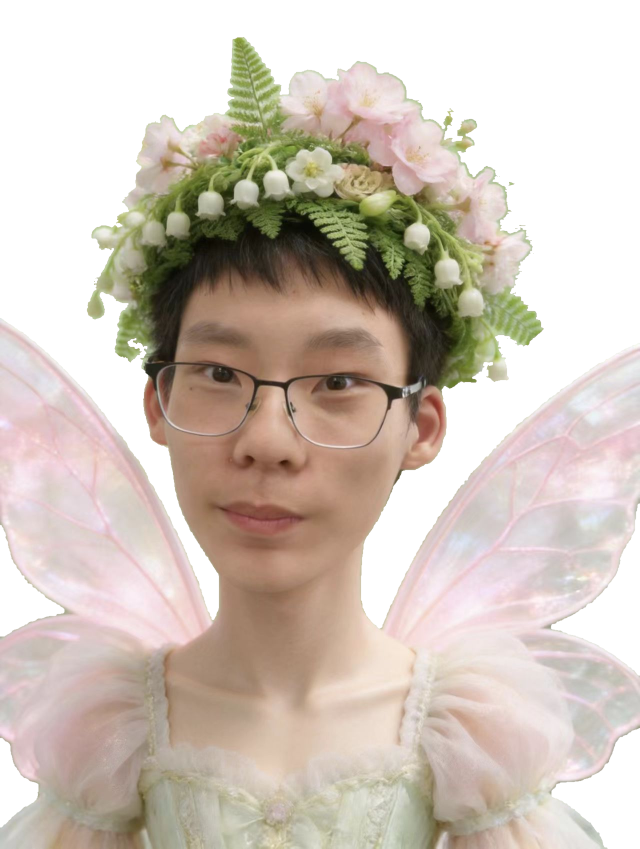
#> input picture Jayden_去背景.png, 1280 x 1697 px, found by its file name (shown at 1/2 size)
$ python v18.py
#> lines starting #> are read from the running program, lines starting #| are printed output that depends on the picture
import numpy as np
from PIL import Image, ImageFilter

OUT = r'E:\Deepseek Harness\插件创造'
a = np.asarray(Image.open(OUT + r'\Jayden_去背景.png').convert('RGBA')).astype(np.float32) / 255.0
rgb = a[..., :3]
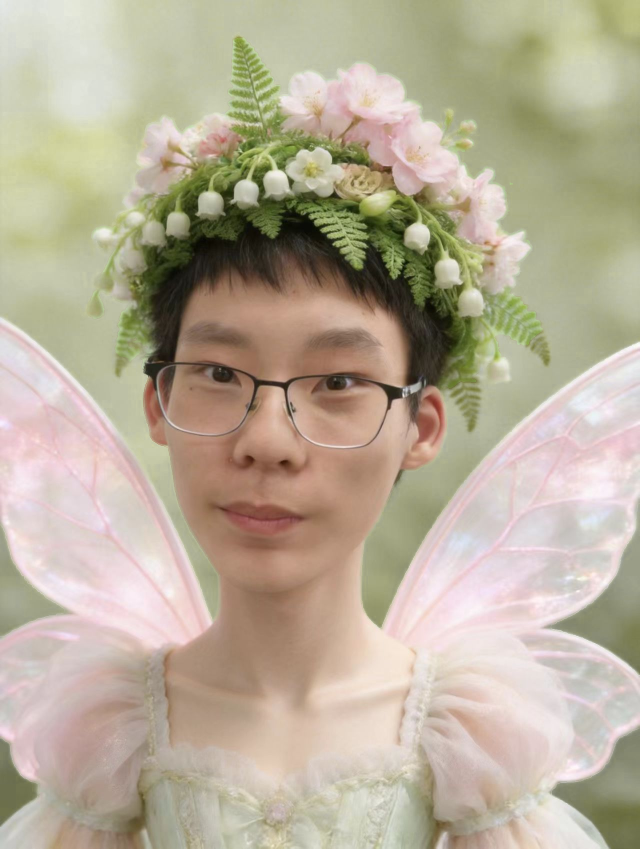
#> rgb: shape (1697, 1280, 3) float32 (shown at 1/2 size); mean R, G, B 0.722, 0.679, 0.598
al = a[..., 3]
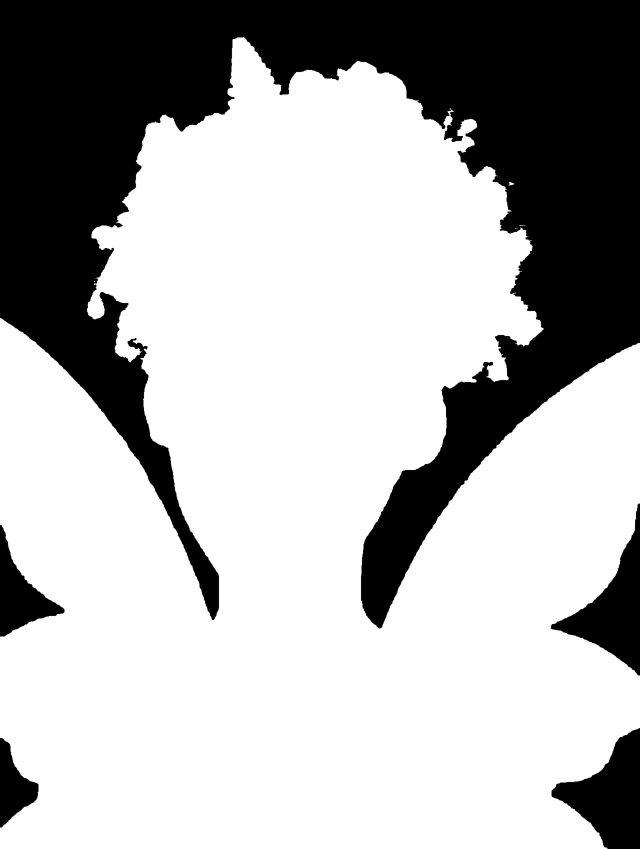
#> al: shape (1697, 1280) float32 (shown at 1/2 size); min 0, max 1, mean 0.692
h, w, _ = a.shape
#> h = 1697; w = 1280
#> (the run stopped early here; a loop or call above may not have finished)

$ run again, with Jayden_抠图_扩图版.png copied over Jayden_去背景.png
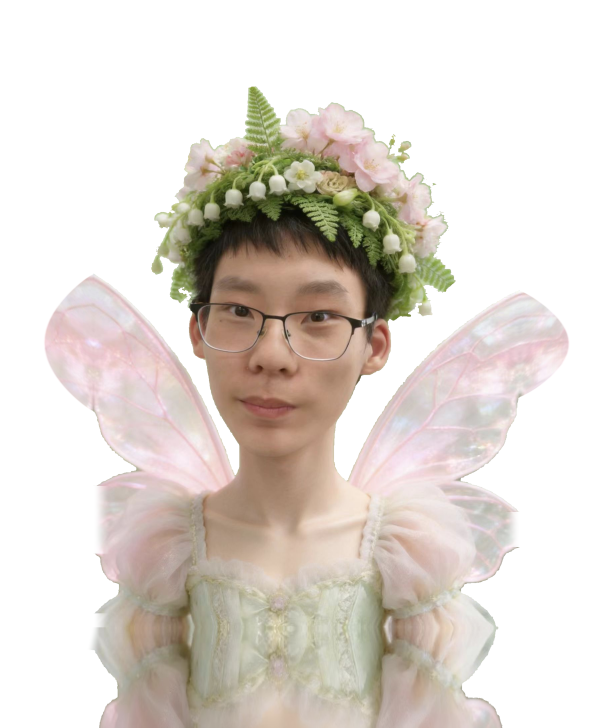
#> input picture Jayden_抠图_扩图版.png, 1840 x 2182 px, found by its file name (shown at 1/3 size)
#> `rgb = a[..., :3]`:
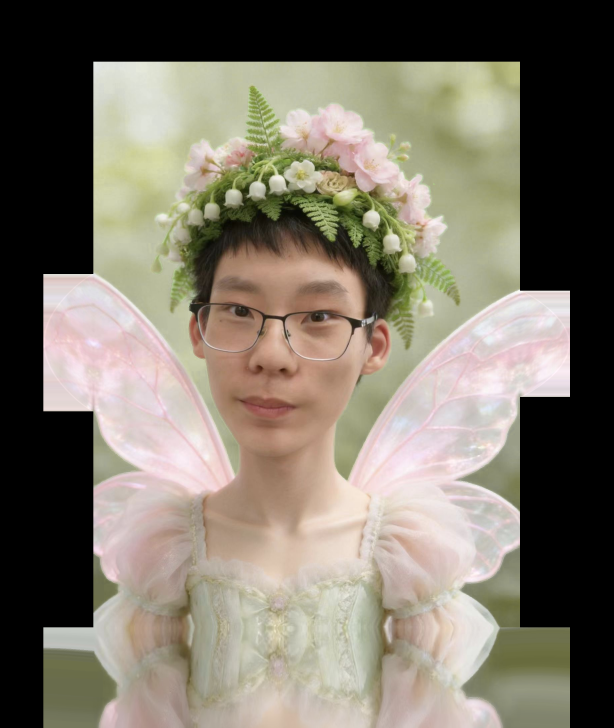
#> rgb: shape (2182, 1840, 3) float32 (shown at 1/3 size); mean R, G, B 0.493, 0.465, 0.414
#> `al = a[..., 3]`:
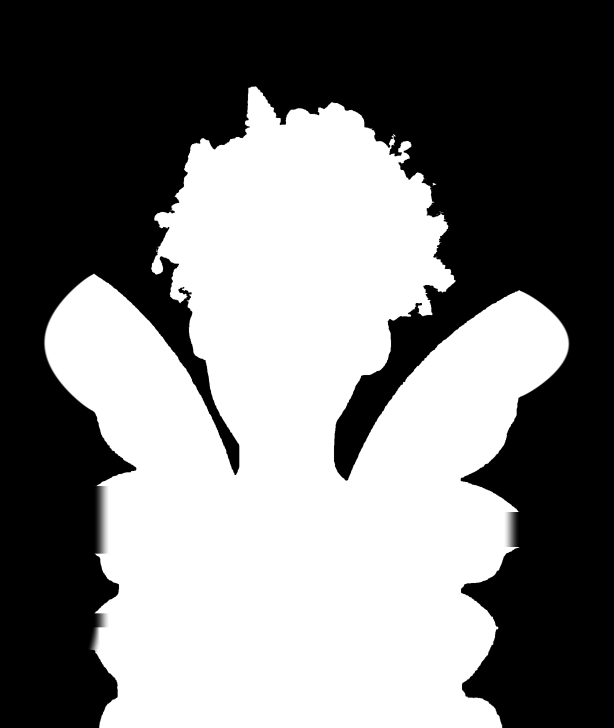
#> al: shape (2182, 1840) float32 (shown at 1/3 size); min 0, max 1, mean 0.476
